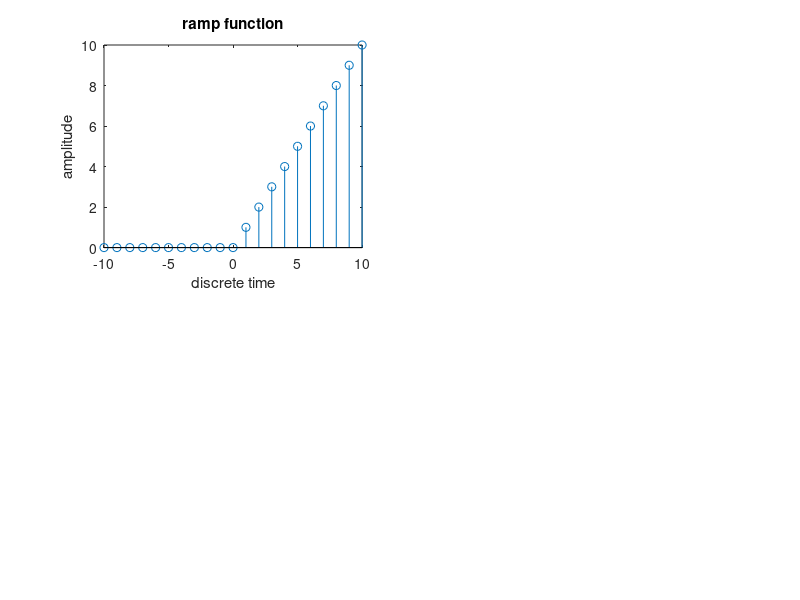

The MATLAB source for this figure:
%generate a ramp function

%Saurabh 2014ipg-078


close all 
t=-10:1:10;
unitstep=t>=0;
ramp=t.*unitstep;
subplot(2,2,1);
stem(t,ramp);
title('ramp function');
xlabel('discrete time');
ylabel('amplitude');